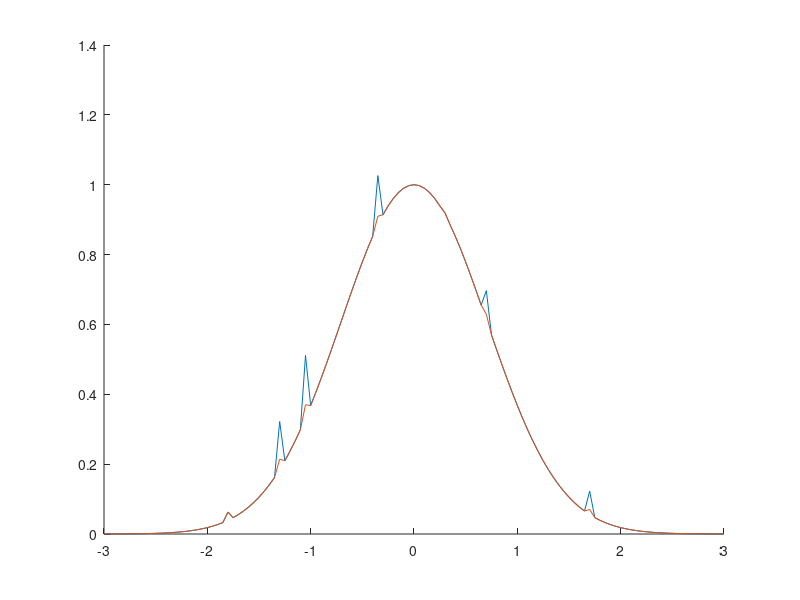
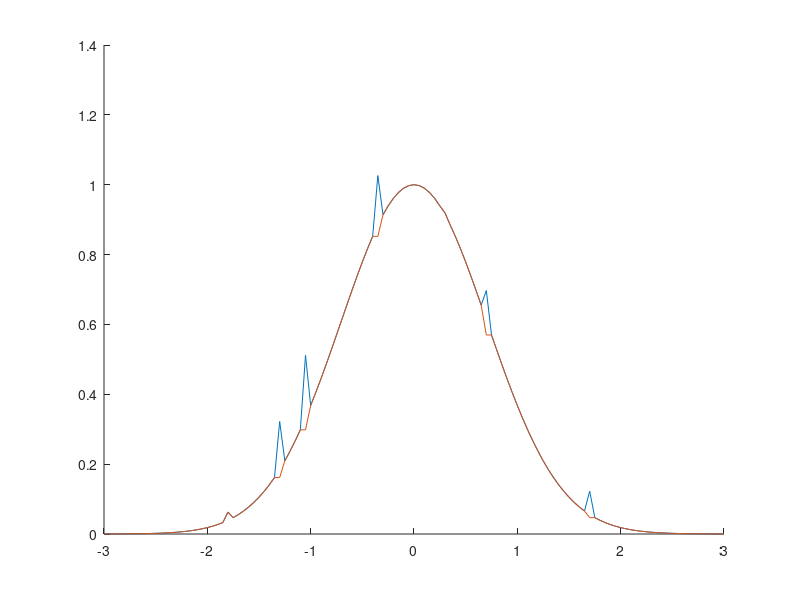

The MATLAB script that drew these images, in order:
function lab8()
    F = 3;
    dt = 0.05;
    x = -F:dt:F;
    yx = mygaussignal(x);
    uxbase = mygaussignal(x);
    ux = mygaussignal(x);
    N = length(yx);

    a = 0.25;
    epsv = 0.05;

    px = a .* rand(1, 7);

    pos = [25, 35, 40, 54, 67, 75, 95];
    pxx = length(pos);

    for i = 1:1:pxx
        ux(pos(i)) = ux(pos(i)) + px(i);
        uxbase(pos(i)) = uxbase(pos(i)) + px(i);
    end

    for i = 1:1:N
        smthm = mean(ux, i);

        if (abs(ux(i) - smthm) > epsv)
            ux(i) = smthm;
        end

    end

    figure
    hold on;
    plot(x, uxbase);
    plot(x, ux);
    hold off;

    uxbase = mygaussignal(x);
    ux = mygaussignal(x);

    for i = 1:1:pxx
        ux(pos(i)) = ux(pos(i)) + px(i);
        uxbase(pos(i)) = uxbase(pos(i)) + px(i);
    end

    for i = 1:1:N
        smthm = med(uxbase, i);

        if (abs(ux(i) - smthm) > epsv)
            ux(i) = smthm;
        end

    end

    figure
    hold on;
    plot(x, uxbase);
    plot(x, ux);
    hold off;
end

function y = mean(ux, i)
    r = 0;
    imin = i - 2;
    imax = i + 2;

    for j = imin:1:imax

        if (j > 0 && j < (length(ux) + 1))
            r = r + ux(j);
        end

    end

    r = r / 5;
    y = r;
end

function y = mygaussignal(x)
    a = 1;
    sigma = 1;
    y = a * exp(-x.^2 / sigma^2);
end

function y = med(ux, i)
    imin = i - 1;
    imax = i + 1;
    ir = 0;

    if (imin < 1)
        ir = ux(imax);
    else

        if (imax > length(ux))
            ir = ux(imin);
        else

            if (ux(imax) > ux(imin))
                ir = ux(imin);
            else
                ir = ux(imax);
            end

        end

    end

    y = ir;
end
